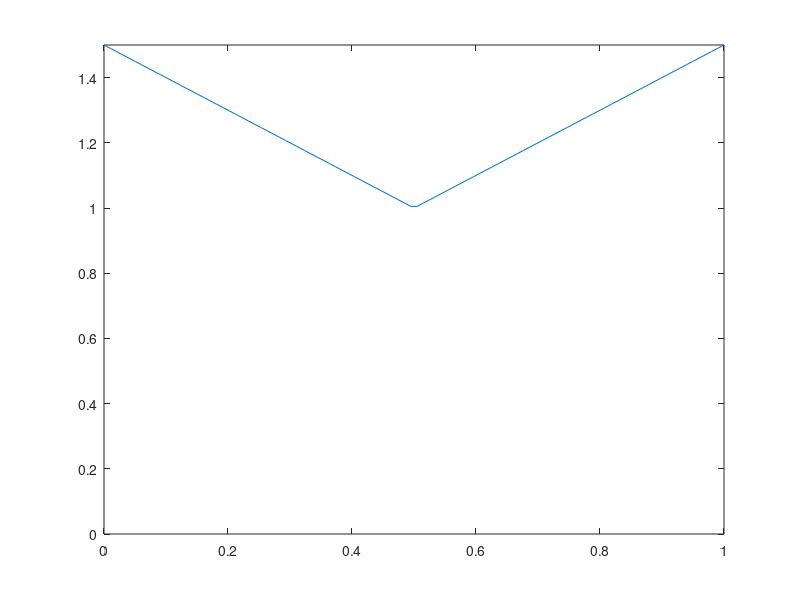

Write MATLAB code to recreate this figure.
% TIME PARAMETERS ----------------------------------- %
T = 1;           % Length of time
S = 100;         % Amount of time steps
t = T / (S - 1); % Time interval
% --------------------------------------------------- %
% SHAPE ACCURACY ------------------------------------ %
n = 100; % Amount of points to create shape 
% --------------------------------------------------- %
% SPEED FUNCTION ------------------------------------ %
F = -1;
% --------------------------------------------------- %
% FUNCTION OF PHI ----------------------------------- %
% Code for functions of phi are placed here.
a = 0;
b = 1;
h = abs(b - a) / (n - 1);
xValues = a:h:b;
yValues = zeros;
for i = 1:n
    if xValues(i) <= 1/2
        yValues(i) = 1/2 - xValues(i);
    elseif xValues(i) > 1/2
        yValues(i) = xValues(i) - 1/2;
    end
end
% --------------------------------------------------- %
% APPLY THE LEVEL SET METHOD'S UPWIND SCHEME -------- %
stepMatrix = zeros(n, S);    % Matrix to hold values
stepMatrix(:,1) = yValues;   % Store starting values
for i = 2:S
    diffY = diff(yValues) / h;
    dXBack = diffY([1 1:end]);
    dXForw = diffY([1:end end]);
    stepMatrix(:,i) = yValues - t * F * (min(dXBack,0).^2 + max(dXForw,0).^2).^(1/2);
    yValues = stepMatrix(:,i);
end
% PLOT STEPS ------------------------------------------------------------ %
% Plot the results on the same graph to track movement of the interface.
figure;
for i = 1:S
    plot(xValues, stepMatrix(:,i))
    axis([0 1 0 1.5]) 
    drawnow
end
% ----------------------------------------------------------------------- %